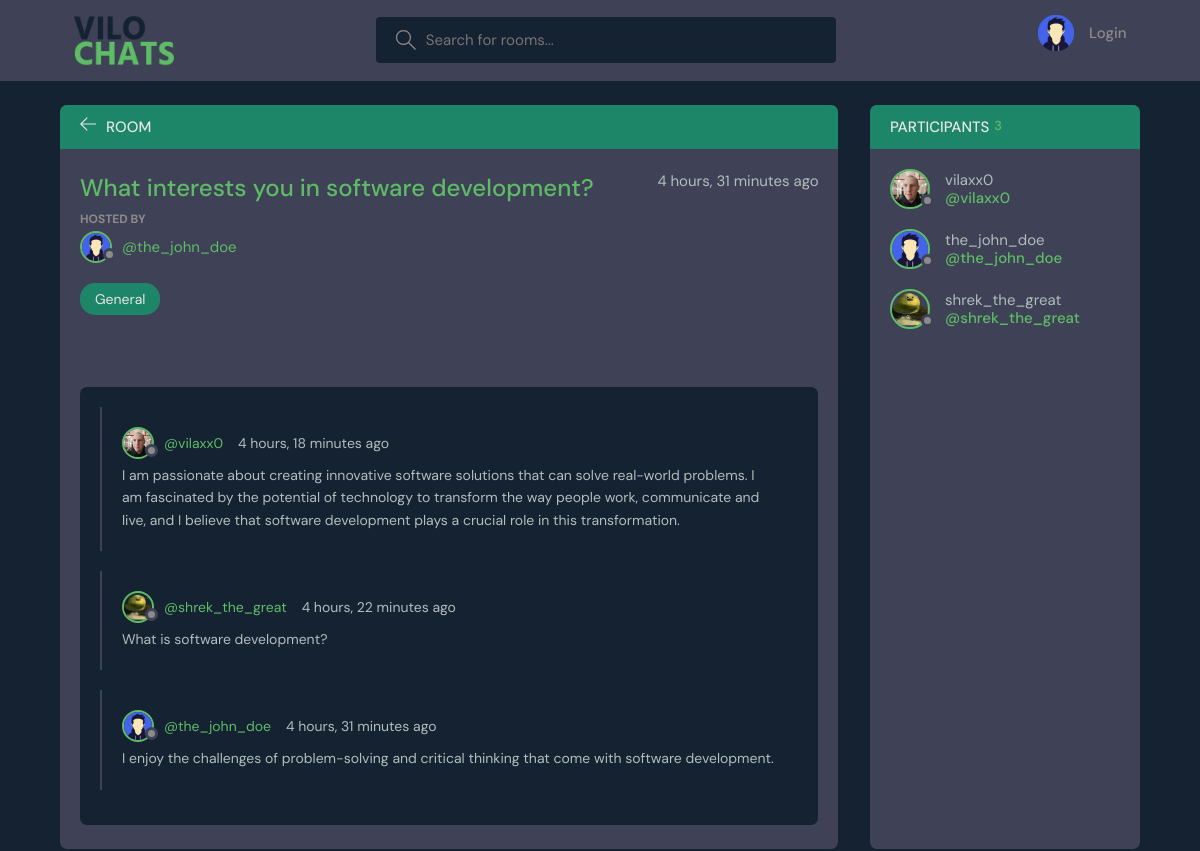
The page /room/4/ on the database its author committed.
### base/models.py (models this page shows, shortened)
class Room(models.Model):
    host = models.ForeignKey(User, on_delete=models.SET_NULL, null=True)
    topic = models.ForeignKey(Topic, on_delete=models.SET_NULL, null=True)
    name = models.CharField(max_length=200)
    description = models.TextField(null=True, blank=True)
    participants = models.ManyToManyField(User, related_name='participants', blank=True)
    updated = models.DateTimeField(auto_now=True)
    created = models.DateTimeField(auto_now_add=True)
    class Meta:
        ordering = ['-updated', '-created']

class User(AbstractUser):
    name = models.CharField(max_length=200, null=True)
    email = models.EmailField(unique=True, max_length=200, null=True)
    bio = models.TextField(null=True, blank=True)
    avatar = models.ImageField(default="avatar.svg", null=True, blank=True)
    USERNAME_FIELD = 'email'
    REQUIRED_FIELDS = []

class Topic(models.Model):
    name = models.CharField(max_length=200)
    def __str__(self):
        return self.name

class Message(models.Model):
    user = models.ForeignKey(User, on_delete=models.CASCADE)
    room = models.ForeignKey(Room, on_delete=models.CASCADE)
    body = models.TextField()
    updated = models.DateTimeField(auto_now=True)
    created = models.DateTimeField(auto_now_add=True)
    class Meta:
        ordering = ['-updated', '-created']

### base/views.py (the view, shortened to what this page needs)
# urls.py: path('room/<str:pk>/', views.room, name="room"),
def room(request, pk):
    room = Room.objects.get(id=pk)
    room_messages = room.message_set.all()
    participants = room.participants.all()
    context = {'room': room, 'room_messages': room_messages, 'participants': participants}
    return render(request, 'base/room.html', context)

### base/templates/base/room.html (shortened to what this page needs)
{% extends 'main.html' %} {% block content %}
<main class="profile-page layout layout--2">
  <div class="container">
    <div class="room">
      <div class="room__top">
        <div class="room__topLeft">
          <a href="{% url 'home' %}">
            <svg
              version="1.1"
              xmlns="http://www.w3.org/2000/svg"
              width="32"
              height="32"
              viewBox="0 0 32 32"
            >
              <path
                d="M13.723 2.286l-13.723 13.714 13.719 13.714 1.616-1.611-10.96-10.96h27.625v-2.286h-27.625l10.965-10.965-1.616-1.607z"
              ></path>
            </svg>
          </a>
          <h3>Room</h3>
        </div>
      </div>
      <div class="room__box scroll">
        <div class="room__header scroll">
          <div class="room__info">
            <h3>{{room.name}}</h3>
            <span>{{room.created|timesince}} ago</span>
          </div>
          <div class="room__hosted">
            <p>Hosted By</p>
            <a
              href="{% url 'user-profile' room.host.id %}"
              class="room__author"
            >
              <div class="avatar avatar--small">
                <img src="{{room.host.avatar.url}}" />
              </div>
              <span>@{{room.host.username}}</span>
            </a>
          </div>
          <a href="{% url 'home' %}?q={{room.topic.name}}">
            <span class="room__topics">{{room.topic}}</span>
          </a>
        </div>
        <div class="room__conversation">
          <div class="threads scroll">
            {% for message in room_messages %}
            <div class="thread">
              <div class="thread__top">
                <div class="thread__author">
                  <a
                    href="{% url 'user-profile' message.user.id %}"
                    class="thread__authorInfo"
                  >
                    <div class="avatar avatar--small">
                      <img src="{{message.user.avatar.url}}" />
                    </div>
                    <span>@{{message.user.username}}</span>
                  </a>
                  <span class="thread__date"
                    >{{message.created|timesince}} ago</span
                  >
                </div>
              </div>
              <div class="thread__details">{{message.body}}</div>
            </div>
            {% endfor %}
          </div>
        </div>
      </div>
    </div>
    <div class="participants">
      <h3 class="participants__top">
        Participants <span>{{participants.count}}</span>
      </h3>
      <div class="participants__list scroll">
        {% for participant in participants %}
        <a href="{% url 'user-profile' participant.id %}" class="participant">
          <div class="avatar avatar--medium">
            <img src="{{participant.avatar.url}}" />
          </div>
          <p>
            {{participant.username}}
            <span>@{{participant.username}}</span>
          </p>
        </a>
        {% endfor %}
      </div>
    </div>
  </div>
</main>
{% endblock content %}

### rows shown on the page
Room: name "What interests you in software development?", created "4 hours, 31 minutes", host.avatar (placeholder picture), host.username "the_john_doe", topic "General"
Message: user.avatar (picture), user.username "vilaxx0", created "4 hours, 18 minutes", body "I am passionate about creating innovative software solutions that can solve real-world problems. I am fascinated by the potential of technology to transform the way people work, communicate and live, and I believe that software development plays a crucial role in this transformation."
Message: user.avatar (picture), user.username "shrek_the_great", created "4 hours, 22 minutes", body "What is software development?"
Message: user.avatar (placeholder picture), user.username "the_john_doe", created "4 hours, 31 minutes", body "I enjoy the challenges of problem-solving and critical thinking that come with software development."
User: avatar (picture), username "vilaxx0"
User: avatar (placeholder picture), username "the_john_doe"
User: avatar (picture), username "shrek_the_great"

### other values the page prints
{{ participants.count }} "3"
